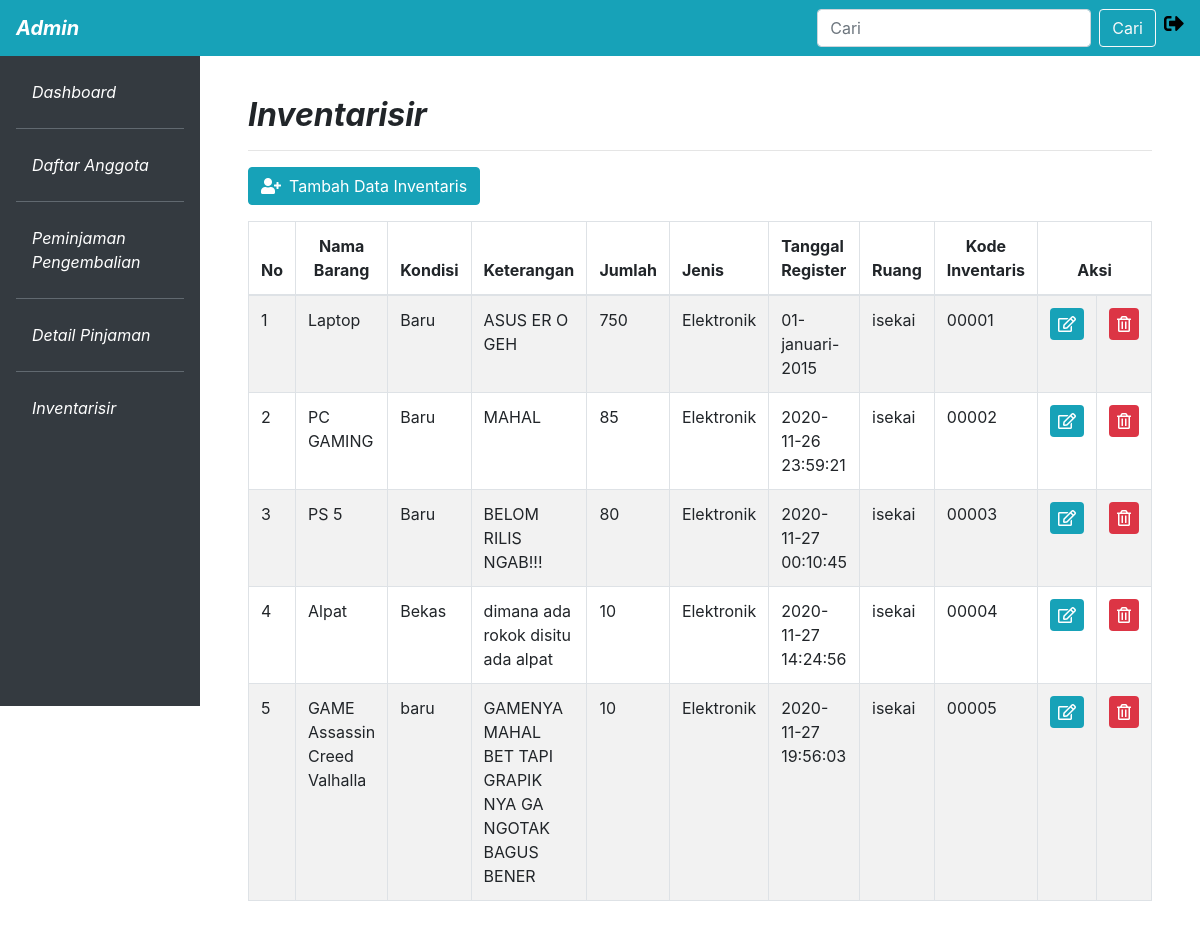
/admin/inventarisir.php (signed in), run on the app's committed database.
### tables this page shows
CREATE TABLE `inventaris` (
  `id_inventaris` int(10) NOT NULL,
  `nama` varchar(100) NOT NULL,
  `kondisi` varchar(100) NOT NULL,
  `Keterangan` varchar(100) NOT NULL,
  `jumlah` int(10) NOT NULL,
  `id_jenis` int(10) NOT NULL,
  `tanggal_register` varchar(100) NOT NULL,
  `id_ruang` int(10) NOT NULL,
  `kode_inventaris` varchar(10) NOT NULL,
  `id_petugas` int(10) NOT NULL
);

CREATE TABLE `jenis` (
  `id_jenis` int(10) NOT NULL,
  `nama_jenis` varchar(100) NOT NULL,
  `kode_jenis` int(10) NOT NULL,
  `keterangan` varchar(100) NOT NULL
);

CREATE TABLE `ruang` (
  `id_ruang` int(10) NOT NULL,
  `nama_ruang` varchar(100) NOT NULL,
  `kode_ruang` int(10) NOT NULL,
  `keterangan` varchar(100) NOT NULL
);

### admin/inventarisir.php (the view, shortened to what this page needs)
<!doctype html>
<html lang="en">
  <head>
    <link rel="stylesheet" href="../assets/css/bootstrap.min.css">
    <link rel="stylesheet" type="text/css" href="assets/css/admin.css">
    <link rel="stylesheet" type="text/css" href="../assets/font/css/all.min.css">
  </head>
  <body>
    <nav class="navbar navbar-expand-lg navbar-dark bg-info fixed-top">
  <a class="navbar-brand" href="#"><b><i>Admin</i></b></a>
    <form class="form-inline my-2 my-lg-0 ml-auto">
      <input class="form-control mr-sm-2" type="search" placeholder="Cari" aria-label="Search">
      <button class="btn btn-outline-light my-2 my-sm-0" type="submit">Cari</button>
    </form>
<div class="icon ml-2">
    <h5>
        <a href="../logout.php" class="fas fa-sign-out-alt" style="color: black;"s data-toggle="tooltip" title="Keluar"></a>
    </h5>
</div>
</nav>
<div class="row no-gutters mt-5">
    <div class="col-md-2 bg-dark mt-2 pr-3 pt-3" style="height: 650px;">
        <ul class="nav flex-column ml-3 mb-5">
  <li class="nav-item">
    <a class="nav-link active text-white" href="dashboard.php"><i>Dashboard</i></a> <hr class="bg-secondary">
  </li>
  <li class="nav-item">
    <a class="nav-link text-white" href="anggota.php"><i>Daftar Anggota</i></a> <hr class="bg-secondary">
  </li>
  <li class="nav-item">
    <a class="nav-link text-white" href="peminjaman.php"><i>Peminjaman Pengembalian</i></a> <hr class="bg-secondary">
  </li>
  <li class="nav-item">
    <a class="nav-link text-white" href="pengembalian.php"><i>Detail Pinjaman</i></a> <hr class="bg-secondary">
  </li>
  <li class="nav-item">
    <a class="nav-link text-white" href="inventarisir.php"><i>Inventarisir</i></a>
  </li>
</ul>
    </div>
    <div class="col-md-10 pt-5 p-5">
        <h2><i><b>Inventarisir</b></i></h2><hr>
        <a href="crud_inventaris.php" class="btn btn-info mb-3"><i class="fas fa-user-plus mr-2"></i>Tambah Data Inventaris</a>
        <table class="table table-striped table-bordered">
  <thead>
    <tr>
      <th scope="col">No</th>
      <th scope="col" class="text-center">Nama Barang</th>
      <th scope="col">Kondisi</th>
      <th scope="col">Keterangan</th>
      <th scope="col">Jumlah</th>
      <th scope="col">Jenis</th>
      <th scope="col">Tanggal Register</th>
      <th scope="col">Ruang</th>
      <th scope="col" class="text-center">Kode Inventaris</th>
      <th colspan="3" scope="col" class="text-center ">Aksi</th>
    </tr>
  </thead>
  <tbody>
    <?php
    include '../koneksi.php';
   $no = 1;
  $query = "SELECT * FROM inventaris
            INNER JOIN jenis ON inventaris.id_jenis = jenis.id_jenis
            INNER JOIN ruang ON inventaris.id_ruang = ruang.id_ruang
            ";
  $sql = mysqli_query($kon, $query) or die (mysqli_error($kon));
  while ($data = mysqli_fetch_array($sql)){
      ?>
      <tr>
        <td scope="row"><?php echo $no++; ?></td>
        <td><?php echo $data['nama']; ?></td>
        <td><?php echo $data['kondisi']; ?></td>
        <td><?php echo $data['Keterangan']; ?></td>
        <td><?php echo $data['jumlah']; ?></td>
        <td><?php echo $data['nama_jenis']; ?></td>
        <td><?php echo $data['tanggal_register']; ?></td>
        <td><?php echo $data['nama_ruang']; ?></td>
        <td><?php echo $data['kode_inventaris']; ?></td>
      <td><i class="far fa-edit bg-info p-2 text-white rounded" data-toggle="tooltip" title="Edit"></i></td>
      <td><i class="far fa-trash-alt bg-danger p-2 text-white rounded" data-toggle="tooltip" title="Hapus"></i></td>
    </tr>
      <?php
    }
    ?>
  </tbody>
</table>
    </div>
</div>
  </body>
</html>

### data on the page
inventaris: nama "Laptop", kondisi "Baru", Keterangan "ASUS ER O GEH", jumlah "750", id_jenis.nama_jenis "Elektronik", tanggal_register "01-januari-2015", id_ruang.nama_ruang "isekai", kode_inventaris "00001"
inventaris: nama "PC GAMING", kondisi "Baru", Keterangan "MAHAL", jumlah "85", id_jenis.nama_jenis "Elektronik", tanggal_register "2020-11-26 23:59:21", id_ruang.nama_ruang "isekai", kode_inventaris "00002"
inventaris: nama "PS 5", kondisi "Baru", Keterangan "BELOM RILIS NGAB!!!", jumlah "80", id_jenis.nama_jenis "Elektronik", tanggal_register "2020-11-27 00:10:45", id_ruang.nama_ruang "isekai", kode_inventaris "00003"
inventaris: nama "Alpat", kondisi "Bekas", Keterangan "dimana ada rokok disitu ada alpat", jumlah "10", id_jenis.nama_jenis "Elektronik", tanggal_register "2020-11-27 14:24:56", id_ruang.nama_ruang "isekai", kode_inventaris "00004"
inventaris: nama "GAME Assassin Creed Valhalla", kondisi "baru", Keterangan "GAMENYA MAHAL BET TAPI GRAPIK NYA GA NGOTAK BAGUS BENER", jumlah "10", id_jenis.nama_jenis "Elektronik", tanggal_register "2020-11-27 19:56:03", id_ruang.nama_ruang "isekai", kode_inventaris "00005"
